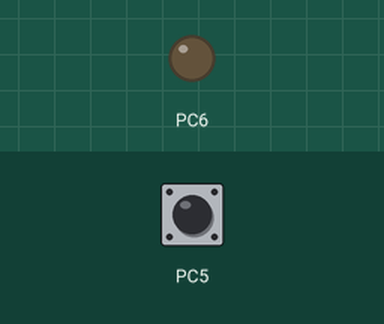
Recording of a program running on a simulated ATmega16, built with avr-gcc and emulated at 16 MHz. On the bench: output pins drawn as LEDs (lit = HIGH). Inputs (shaded band) come from the test bench; at power-on: PC5 HIGH.

Above: at 1.2 s.
1.3 s: PC5 pulled LOW for 0.15 s
At 1.4 s:
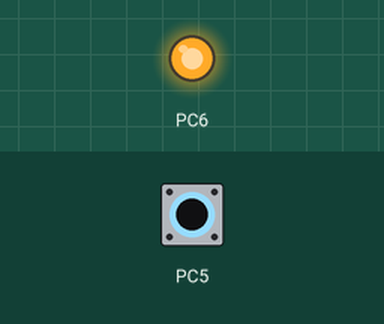
3.0 s: PC5 pulled LOW for 3.2 s
At 6.6 s:
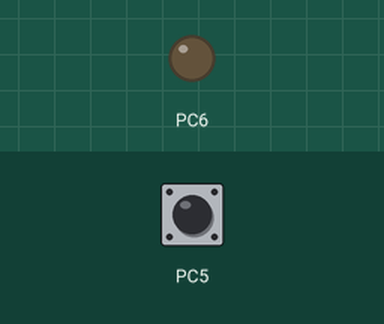
Timing chart, 0 to 8.1 s (numbered marks = the images above; inputs shaded):
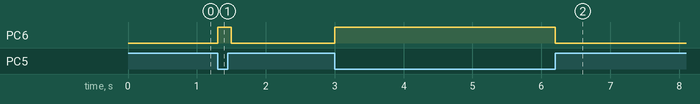

Measured:
- after the input at 1.3 s, PC6: LOW → HIGH at once, → LOW 0.20 s later
- after the input at 3.0 s, PC6: LOW → HIGH at once, → LOW 3.2 s later

The program:

main.c
```c
#include <avr/io.h>
#include <util/delay.h>

int main(void){
    DDRC |= 1<<6; // A4 as output
    PORTC |= 1<<5; // A3 as Pull up Input

    while (1) {

        //if button unpressed pulled high
        if(PINC & (1<<5)){
            PORTC &= ~(1<<6);
        }

        else{
            PORTC |= 1<<6;
        }

        _delay_ms(100);
    }
    return 0;
}
```
